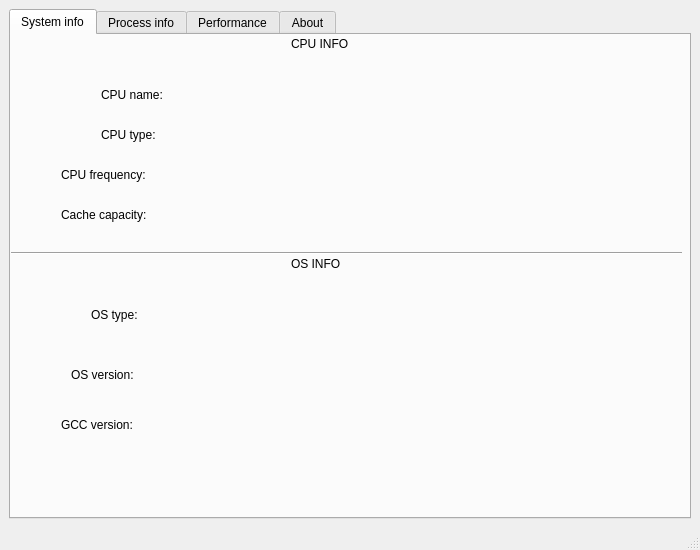
<?xml version="1.0" encoding="UTF-8"?>
<ui version="4.0">
 <class>MainWindow</class>
 <widget class="QMainWindow" name="MainWindow">
  <property name="geometry">
   <rect>
    <x>0</x>
    <y>0</y>
    <width>700</width>
    <height>550</height>
   </rect>
  </property>
  <property name="minimumSize">
   <size>
    <width>700</width>
    <height>550</height>
   </size>
  </property>
  <property name="maximumSize">
   <size>
    <width>700</width>
    <height>550</height>
   </size>
  </property>
  <property name="windowTitle">
   <string>ResourceManager</string>
  </property>
  <widget class="QWidget" name="centralwidget">
   <layout class="QHBoxLayout" name="horizontalLayout">
    <item>
     <widget class="QTabWidget" name="tabWidget">
      <property name="currentIndex">
       <number>0</number>
      </property>
      <widget class="QWidget" name="tab">
       <attribute name="title">
        <string>System info</string>
       </attribute>
       <widget class="Line" name="line">
        <property name="geometry">
         <rect>
          <x>0</x>
          <y>210</y>
          <width>671</width>
          <height>16</height>
         </rect>
        </property>
        <property name="orientation">
         <enum>Qt::Horizontal</enum>
        </property>
       </widget>
       <widget class="QLabel" name="label">
        <property name="geometry">
         <rect>
          <x>280</x>
          <y>0</y>
          <width>81</width>
          <height>17</height>
         </rect>
        </property>
        <property name="text">
         <string>CPU INFO</string>
        </property>
       </widget>
       <widget class="QLabel" name="label_2">
        <property name="geometry">
         <rect>
          <x>90</x>
          <y>50</y>
          <width>91</width>
          <height>20</height>
         </rect>
        </property>
        <property name="text">
         <string>CPU name:</string>
        </property>
       </widget>
       <widget class="QLabel" name="label_cpu_name">
        <property name="geometry">
         <rect>
          <x>190</x>
          <y>50</y>
          <width>431</width>
          <height>31</height>
         </rect>
        </property>
        <property name="text">
         <string/>
        </property>
       </widget>
       <widget class="QLabel" name="label_3">
        <property name="geometry">
         <rect>
          <x>90</x>
          <y>90</y>
          <width>91</width>
          <height>20</height>
         </rect>
        </property>
        <property name="text">
         <string>CPU type:</string>
        </property>
       </widget>
       <widget class="QLabel" name="label_cpu_type">
        <property name="geometry">
         <rect>
          <x>180</x>
          <y>90</y>
          <width>261</width>
          <height>20</height>
         </rect>
        </property>
        <property name="text">
         <string/>
        </property>
       </widget>
       <widget class="QLabel" name="label_4">
        <property name="geometry">
         <rect>
          <x>50</x>
          <y>130</y>
          <width>111</width>
          <height>20</height>
         </rect>
        </property>
        <property name="text">
         <string>CPU frequency:</string>
        </property>
       </widget>
       <widget class="QLabel" name="label_cpu_fre">
        <property name="geometry">
         <rect>
          <x>180</x>
          <y>130</y>
          <width>261</width>
          <height>20</height>
         </rect>
        </property>
        <property name="text">
         <string/>
        </property>
       </widget>
       <widget class="QLabel" name="label_5">
        <property name="geometry">
         <rect>
          <x>50</x>
          <y>170</y>
          <width>111</width>
          <height>20</height>
         </rect>
        </property>
        <property name="text">
         <string>Cache capacity:</string>
        </property>
       </widget>
       <widget class="QLabel" name="label_cache">
        <property name="geometry">
         <rect>
          <x>190</x>
          <y>170</y>
          <width>261</width>
          <height>20</height>
         </rect>
        </property>
        <property name="text">
         <string/>
        </property>
       </widget>
       <widget class="QLabel" name="label_6">
        <property name="geometry">
         <rect>
          <x>280</x>
          <y>220</y>
          <width>81</width>
          <height>17</height>
         </rect>
        </property>
        <property name="text">
         <string>OS INFO</string>
        </property>
       </widget>
       <widget class="QLabel" name="label_7">
        <property name="geometry">
         <rect>
          <x>80</x>
          <y>270</y>
          <width>61</width>
          <height>20</height>
         </rect>
        </property>
        <property name="text">
         <string>OS type:</string>
        </property>
       </widget>
       <widget class="QLabel" name="label_8">
        <property name="geometry">
         <rect>
          <x>60</x>
          <y>330</y>
          <width>91</width>
          <height>20</height>
         </rect>
        </property>
        <property name="text">
         <string>OS version:</string>
        </property>
       </widget>
       <widget class="QLabel" name="label_9">
        <property name="geometry">
         <rect>
          <x>50</x>
          <y>380</y>
          <width>91</width>
          <height>20</height>
         </rect>
        </property>
        <property name="text">
         <string>GCC version:</string>
        </property>
       </widget>
       <widget class="QLabel" name="label_os_type">
        <property name="geometry">
         <rect>
          <x>160</x>
          <y>270</y>
          <width>261</width>
          <height>20</height>
         </rect>
        </property>
        <property name="text">
         <string/>
        </property>
       </widget>
       <widget class="QLabel" name="label_os_version">
        <property name="geometry">
         <rect>
          <x>160</x>
          <y>330</y>
          <width>261</width>
          <height>20</height>
         </rect>
        </property>
        <property name="text">
         <string/>
        </property>
       </widget>
       <widget class="QLabel" name="label_GCC">
        <property name="geometry">
         <rect>
          <x>160</x>
          <y>380</y>
          <width>261</width>
          <height>20</height>
         </rect>
        </property>
        <property name="text">
         <string/>
        </property>
       </widget>
      </widget>
      <widget class="QWidget" name="tab_2">
       <attribute name="title">
        <string>Process info</string>
       </attribute>
       <widget class="QTableWidget" name="tableWidget">
        <property name="geometry">
         <rect>
          <x>-5</x>
          <y>1</y>
          <width>676</width>
          <height>451</height>
         </rect>
        </property>
       </widget>
      </widget>
      <widget class="QWidget" name="tab_3">
       <attribute name="title">
        <string>Performance</string>
       </attribute>
       <widget class="QProgressBar" name="progressBar_mem">
        <property name="geometry">
         <rect>
          <x>130</x>
          <y>60</y>
          <width>481</width>
          <height>25</height>
         </rect>
        </property>
        <property name="value">
         <number>24</number>
        </property>
       </widget>
       <widget class="Line" name="line_2">
        <property name="geometry">
         <rect>
          <x>0</x>
          <y>220</y>
          <width>681</width>
          <height>20</height>
         </rect>
        </property>
        <property name="orientation">
         <enum>Qt::Horizontal</enum>
        </property>
       </widget>
       <widget class="QLabel" name="label_10">
        <property name="geometry">
         <rect>
          <x>270</x>
          <y>10</y>
          <width>171</width>
          <height>17</height>
         </rect>
        </property>
        <property name="text">
         <string>Memory and Swap </string>
        </property>
       </widget>
       <widget class="QLabel" name="label_11">
        <property name="geometry">
         <rect>
          <x>60</x>
          <y>60</y>
          <width>67</width>
          <height>25</height>
         </rect>
        </property>
        <property name="text">
         <string>Memory:</string>
        </property>
       </widget>
       <widget class="QLabel" name="label_12">
        <property name="geometry">
         <rect>
          <x>70</x>
          <y>100</y>
          <width>41</width>
          <height>25</height>
         </rect>
        </property>
        <property name="text">
         <string>used:</string>
        </property>
       </widget>
       <widget class="QLabel" name="label_mem_used">
        <property name="geometry">
         <rect>
          <x>120</x>
          <y>100</y>
          <width>91</width>
          <height>25</height>
         </rect>
        </property>
        <property name="text">
         <string/>
        </property>
       </widget>
       <widget class="QLabel" name="label_13">
        <property name="geometry">
         <rect>
          <x>230</x>
          <y>100</y>
          <width>71</width>
          <height>25</height>
         </rect>
        </property>
        <property name="text">
         <string>available:</string>
        </property>
       </widget>
       <widget class="QLabel" name="label_mem_available">
        <property name="geometry">
         <rect>
          <x>310</x>
          <y>100</y>
          <width>111</width>
          <height>25</height>
         </rect>
        </property>
        <property name="text">
         <string/>
        </property>
       </widget>
       <widget class="QLabel" name="label_14">
        <property name="geometry">
         <rect>
          <x>430</x>
          <y>100</y>
          <width>41</width>
          <height>25</height>
         </rect>
        </property>
        <property name="text">
         <string>total:</string>
        </property>
       </widget>
       <widget class="QLabel" name="label_mem_total">
        <property name="geometry">
         <rect>
          <x>480</x>
          <y>100</y>
          <width>161</width>
          <height>25</height>
         </rect>
        </property>
        <property name="text">
         <string/>
        </property>
       </widget>
       <widget class="QLabel" name="label_15">
        <property name="geometry">
         <rect>
          <x>70</x>
          <y>150</y>
          <width>41</width>
          <height>25</height>
         </rect>
        </property>
        <property name="text">
         <string>Swap:</string>
        </property>
       </widget>
       <widget class="QProgressBar" name="progressBar_swap">
        <property name="geometry">
         <rect>
          <x>130</x>
          <y>150</y>
          <width>481</width>
          <height>25</height>
         </rect>
        </property>
        <property name="value">
         <number>24</number>
        </property>
       </widget>
       <widget class="QLabel" name="label_swap_used">
        <property name="geometry">
         <rect>
          <x>120</x>
          <y>190</y>
          <width>91</width>
          <height>25</height>
         </rect>
        </property>
        <property name="text">
         <string/>
        </property>
       </widget>
       <widget class="QLabel" name="label_swap_available">
        <property name="geometry">
         <rect>
          <x>310</x>
          <y>190</y>
          <width>111</width>
          <height>25</height>
         </rect>
        </property>
        <property name="text">
         <string/>
        </property>
       </widget>
       <widget class="QLabel" name="label_swap_total">
        <property name="geometry">
         <rect>
          <x>490</x>
          <y>190</y>
          <width>161</width>
          <height>25</height>
         </rect>
        </property>
        <property name="text">
         <string/>
        </property>
       </widget>
       <widget class="QLabel" name="label_16">
        <property name="geometry">
         <rect>
          <x>230</x>
          <y>190</y>
          <width>71</width>
          <height>25</height>
         </rect>
        </property>
        <property name="text">
         <string>available:</string>
        </property>
       </widget>
       <widget class="QLabel" name="label_17">
        <property name="geometry">
         <rect>
          <x>430</x>
          <y>190</y>
          <width>41</width>
          <height>25</height>
         </rect>
        </property>
        <property name="text">
         <string>total:</string>
        </property>
       </widget>
       <widget class="QLabel" name="label_18">
        <property name="geometry">
         <rect>
          <x>70</x>
          <y>190</y>
          <width>41</width>
          <height>25</height>
         </rect>
        </property>
        <property name="text">
         <string>used:</string>
        </property>
       </widget>
       <widget class="QLabel" name="label_19">
        <property name="geometry">
         <rect>
          <x>150</x>
          <y>310</y>
          <width>61</width>
          <height>31</height>
         </rect>
        </property>
        <property name="text">
         <string>CPU</string>
        </property>
       </widget>
       <widget class="QProgressBar" name="progressBar_cpu">
        <property name="geometry">
         <rect>
          <x>220</x>
          <y>290</y>
          <width>241</width>
          <height>61</height>
         </rect>
        </property>
        <property name="styleSheet">
         <string notr="true">color: rgb(237, 212, 0);</string>
        </property>
        <property name="value">
         <number>24</number>
        </property>
       </widget>
       <widget class="QPushButton" name="pushButton">
        <property name="geometry">
         <rect>
          <x>270</x>
          <y>410</y>
          <width>121</width>
          <height>25</height>
         </rect>
        </property>
        <property name="text">
         <string>stop monitor</string>
        </property>
       </widget>
      </widget>
      <widget class="QWidget" name="tab_4">
       <attribute name="title">
        <string>About</string>
       </attribute>
       <widget class="QLabel" name="label_20">
        <property name="geometry">
         <rect>
          <x>40</x>
          <y>130</y>
          <width>601</width>
          <height>111</height>
         </rect>
        </property>
        <property name="styleSheet">
         <string notr="true">font: 57 italic 15pt &quot;Ubuntu&quot;;</string>
        </property>
        <property name="text">
         <string>Design for OS_Course,HuaZhong University of Science and technology</string>
        </property>
       </widget>
       <widget class="QLabel" name="label_21">
        <property name="geometry">
         <rect>
          <x>470</x>
          <y>390</y>
          <width>211</width>
          <height>17</height>
         </rect>
        </property>
        <property name="text">
         <string>designed by HanZeyan</string>
        </property>
       </widget>
       <widget class="QLabel" name="label_22">
        <property name="geometry">
         <rect>
          <x>480</x>
          <y>420</y>
          <width>211</width>
          <height>17</height>
         </rect>
        </property>
        <property name="text">
         <string>2020.7</string>
        </property>
       </widget>
      </widget>
     </widget>
    </item>
   </layout>
  </widget>
  <widget class="QMenuBar" name="menubar">
   <property name="geometry">
    <rect>
     <x>0</x>
     <y>0</y>
     <width>700</width>
     <height>28</height>
    </rect>
   </property>
  </widget>
  <widget class="QStatusBar" name="statusbar"/>
 </widget>
 <resources/>
 <connections/>
</ui>
